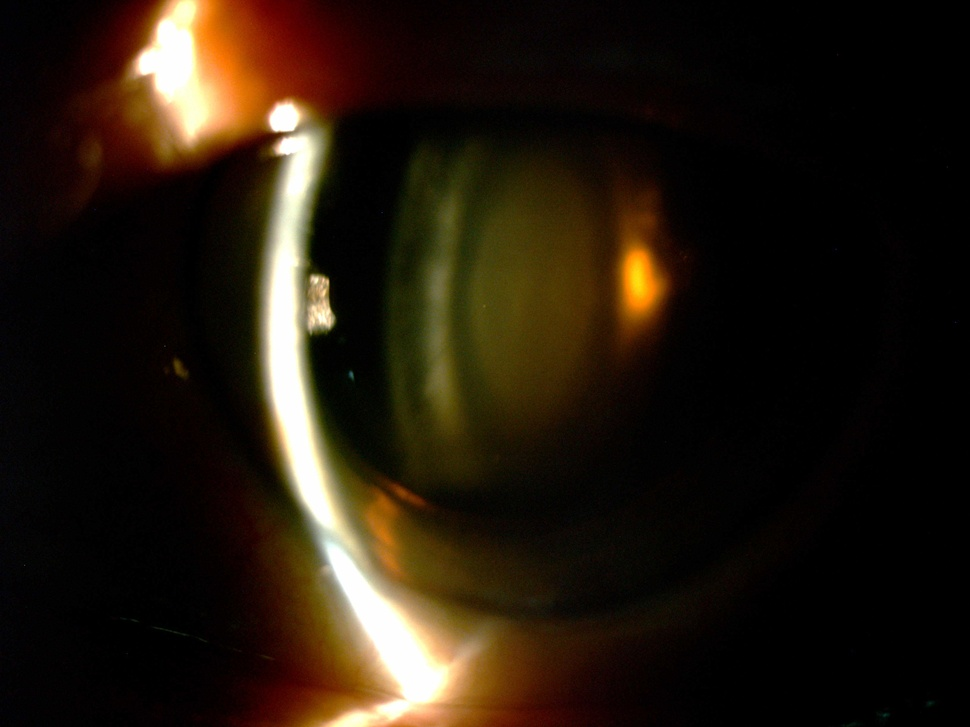
#> input picture datasets/original_images/nuclear_02_IZQ_IM000014.JPG, 970 x 727 px, shrunk from 3264 x 2448 before the run
$ python features.py --image datasets/original_images/nuclear_02_IZQ_IM000014.JPG
#> lines starting #> are read from the running program, lines starting #| are printed output that depends on the picture; long printed decimals are rounded
import numpy as np


def rgb_to_bv(image_rgb):
    """Convert an RGB image or pixel array to Brightness Value (BV).

    Accepts numpy arrays in HxWx3 or a single RGB tuple.
    Returns an array of the same HxW shape (or scalar for a single pixel).
    """
    arr = np.asarray(image_rgb, dtype=np.float32)
    if arr.ndim == 1 or (arr.ndim == 3 and arr.shape[2] == 3 and arr.shape[0] != 3):
        # HxWx3
        R = arr[..., 0]
        G = arr[..., 1]
        B = arr[..., 2]
    else:
        # single pixel as (R,G,B)
        R, G, B = arr[0], arr[1], arr[2]
    BV = 0.299 * R + 0.587 * G + 0.114 * B
    return BV


def luminance_from_bv(bv, camera_constant=0.0929):
    """Convert BV to luminance (lumens) given a camera constant.

    Uses: luminance = 2**BV / camera_constant
    """
#> further down, im is the input picture: shape (727, 970, 3); mean B, G, R 14.2, 25.7, 35.9
    bv_arr = np.asarray(bv, dtype=np.float64)
    return np.power(2.0, bv_arr) / float(camera_constant)


if __name__ == "__main__":
    import numpy as _np
    px = _np.array([128, 128, 128])
    print("BV of mid-gray:", rgb_to_bv(px))
    print("Luminance:", luminance_from_bv(rgb_to_bv(px)))

import numpy as np


def rgb_to_bv(rgb_array):
    """Convert an RGB NumPy array (H,W,3) with 0-255 values to Brightness Value (BV).

    BV = 0.299*R + 0.587*G + 0.114*B
    Returns a float array same shape HxW.
    """
    arr = rgb_array.astype(np.float32)
    r = arr[..., 2]
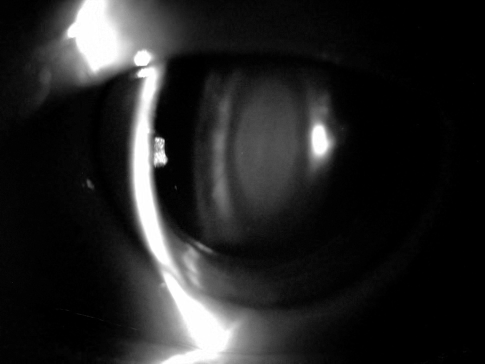
#> r: shape (727, 970) float32 (shown at 1/2 size); min 0, max 255, mean 35.9
    g = arr[..., 1]
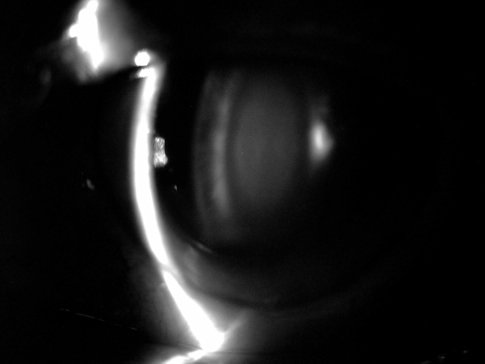
#> g: shape (727, 970) float32 (shown at 1/2 size); min 0, max 255, mean 25.7
    b = arr[..., 0]
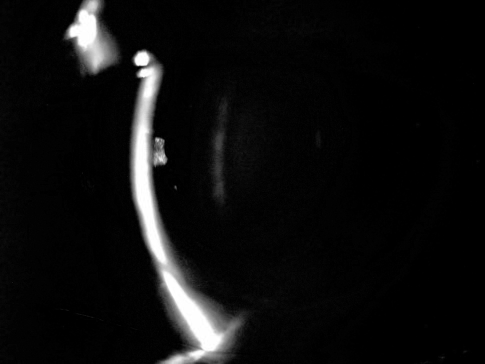
#> b: shape (727, 970) float32 (shown at 1/2 size); min 0, max 255, mean 14.2
    bv = 0.299 * r + 0.587 * g + 0.114 * b
    return bv


def luminance_from_bv(bv_array, camera_constant=0.0929):
    """Estimate luminance from BV and a camera constant.

    Example given: luminance = 2**BV / 0.0929 (for an iPhone X example)
    """
#> called with camera_constant = 0.0929
    # Use elementwise power; clip BV to avoid overflow
    bv_clipped = np.clip(bv_array, -100, 100)
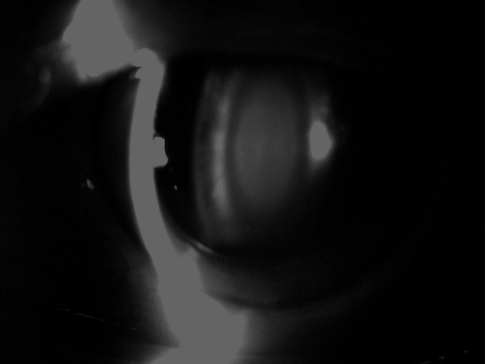
#> bv_clipped: shape (727, 970) float32 (shown at 1/2 size); min 0, max 100, mean 19.8
    lum = np.power(2.0, bv_clipped) / float(camera_constant)
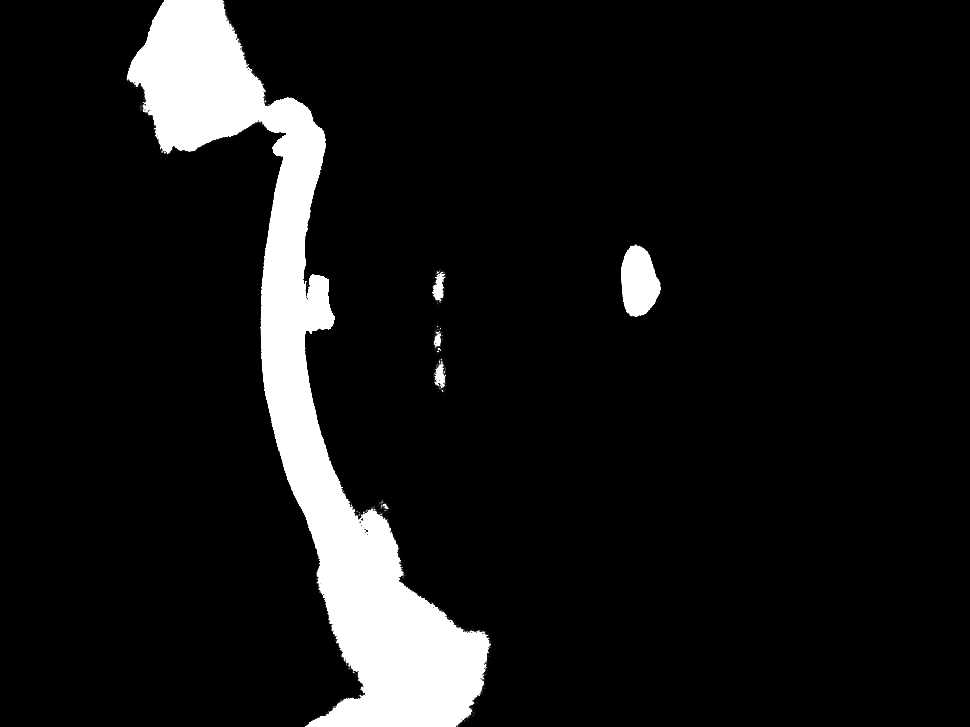
#> lum: shape (727, 970) float32; min 10.76, max 1.36e+31, mean 1.18e+30; drawn with min black and max white
    return lum


def image_luminance(image_bgr, camera_constant=0.0929):
    """Convenience: compute BV per-pixel and aggregate luminance map.

    Returns (bv_map, lum_map)
    """
    bv = rgb_to_bv(image_bgr)
    lum = luminance_from_bv(bv, camera_constant=camera_constant)
    return bv, lum


if __name__ == "__main__":
    import cv2
    import argparse
    parser = argparse.ArgumentParser()
    parser.add_argument("--image")
    args = parser.parse_args()
    im = cv2.imread(args.image)
    bv, lum = image_luminance(im)
    print("BV stats:", bv.min(), bv.max(), bv.mean())
#| BV stats: 0.0 255.0 27.457
    print("Luminance stats:", lum.min(), lum.max(), lum.mean())
#| Luminance stats: 10.764 1.3645323e+31 1.1845531e+30

$ run again, on datasets/original_images/nuclear_05_IZQ_IM000010.JPG
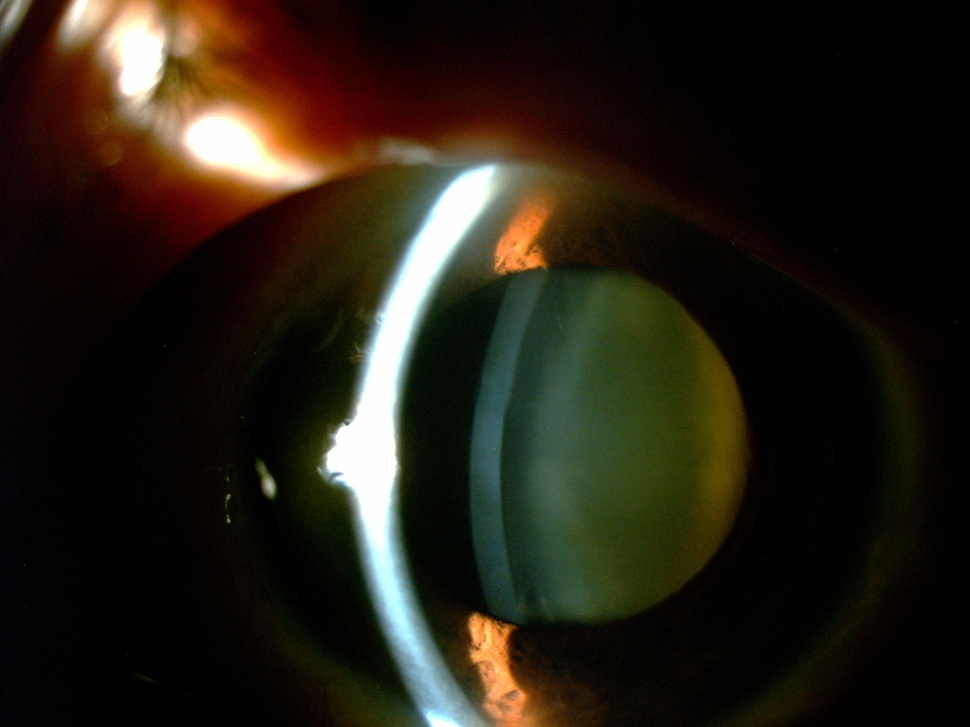
#> input picture datasets/original_images/nuclear_05_IZQ_IM000010.JPG, 970 x 727 px, shrunk from 3264 x 2448 before the run
#> im is the input picture: shape (727, 970, 3); mean B, G, R 20.8, 31.3, 37.3
#> in luminance_from_bv, `bv_clipped = np.clip(bv_array, -100, 100)`:
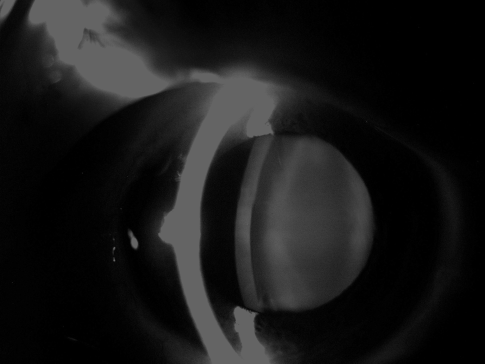
#> bv_clipped: shape (727, 970) float32 (shown at 1/2 size); min 0, max 100, mean 24.1
#> in luminance_from_bv, `lum = np.power(2.0, bv_clipped) / float(camera_constant)`:
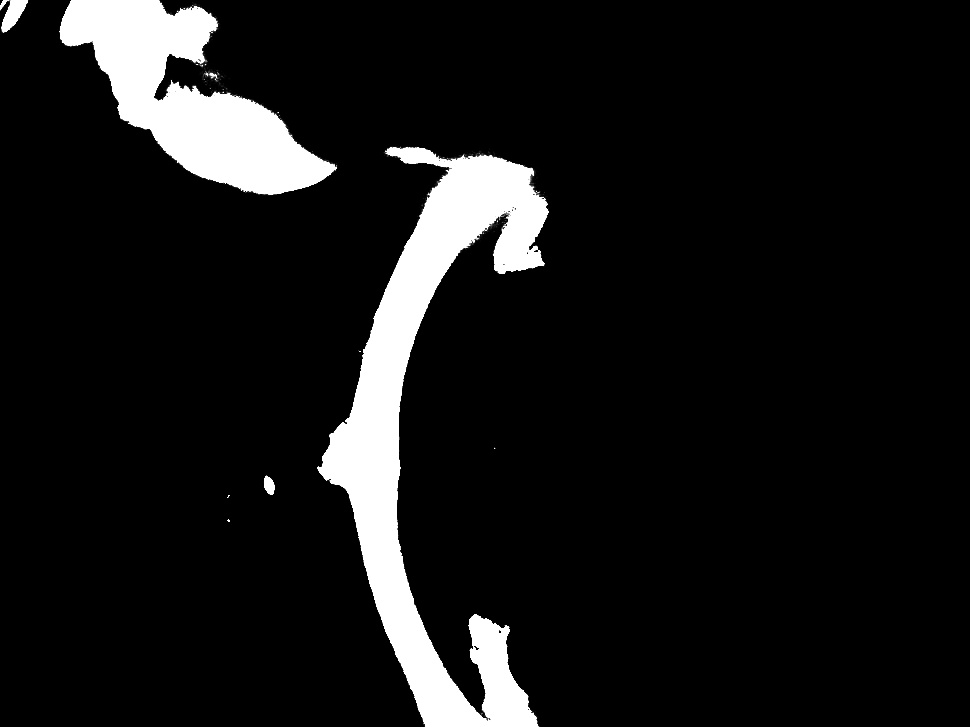
#> lum: shape (727, 970) float32; min 10.76, max 1.36e+31, mean 1.22e+30; drawn with min black and max white
#| BV stats: 0.0 255.0 31.885
#| Luminance stats: 10.764 1.3645323e+31 1.2184159e+30

$ run again, on datasets/original_images/nuclear_100_IZQ_IM000015.JPG
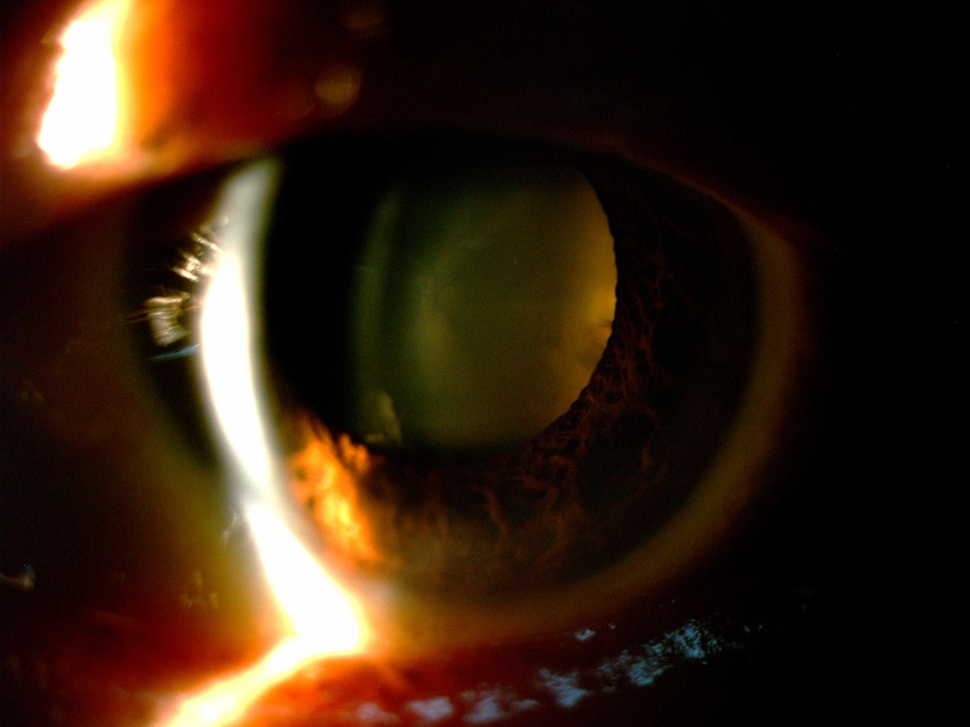
#> input picture datasets/original_images/nuclear_100_IZQ_IM000015.JPG, 970 x 727 px, shrunk from 3264 x 2448 before the run
#> im is the input picture: shape (727, 970, 3); mean B, G, R 18.5, 33.6, 54.1
#> in luminance_from_bv, `bv_clipped = np.clip(bv_array, -100, 100)`:
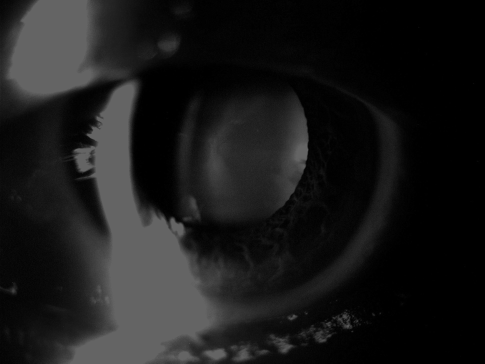
#> bv_clipped: shape (727, 970) float32 (shown at 1/2 size); min 0, max 100, mean 26.6
#> in luminance_from_bv, `lum = np.power(2.0, bv_clipped) / float(camera_constant)`:
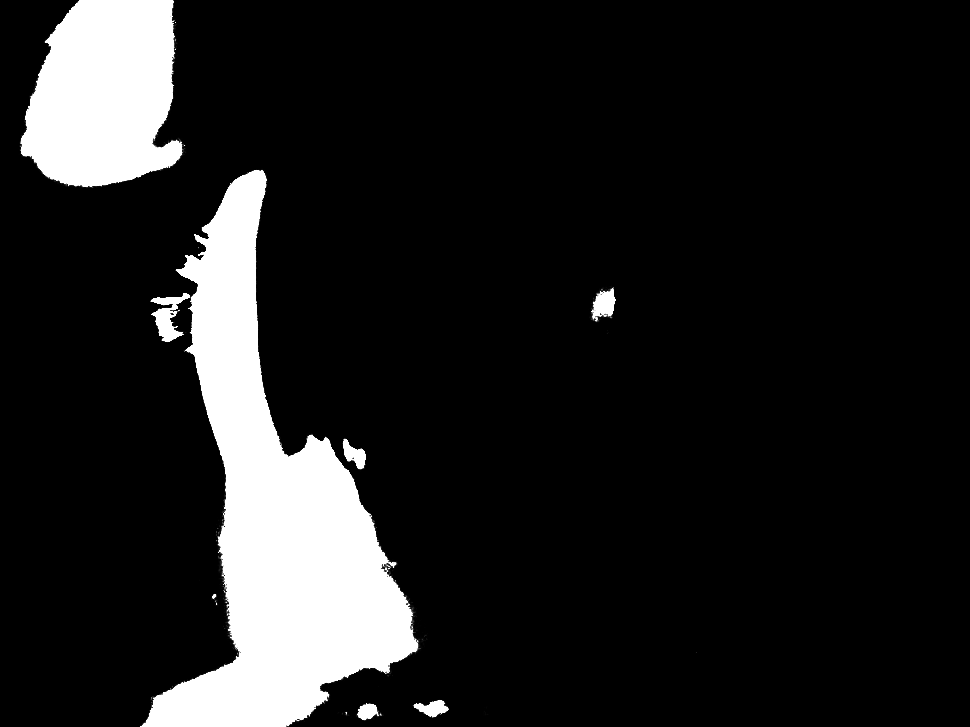
#> lum: shape (727, 970) float32; min 10.76, max 1.36e+31, mean 1.67e+30; drawn with min black and max white
#| BV stats: 0.0 255.0 38.010
#| Luminance stats: 10.764 1.3645323e+31 1.6719068e+30
